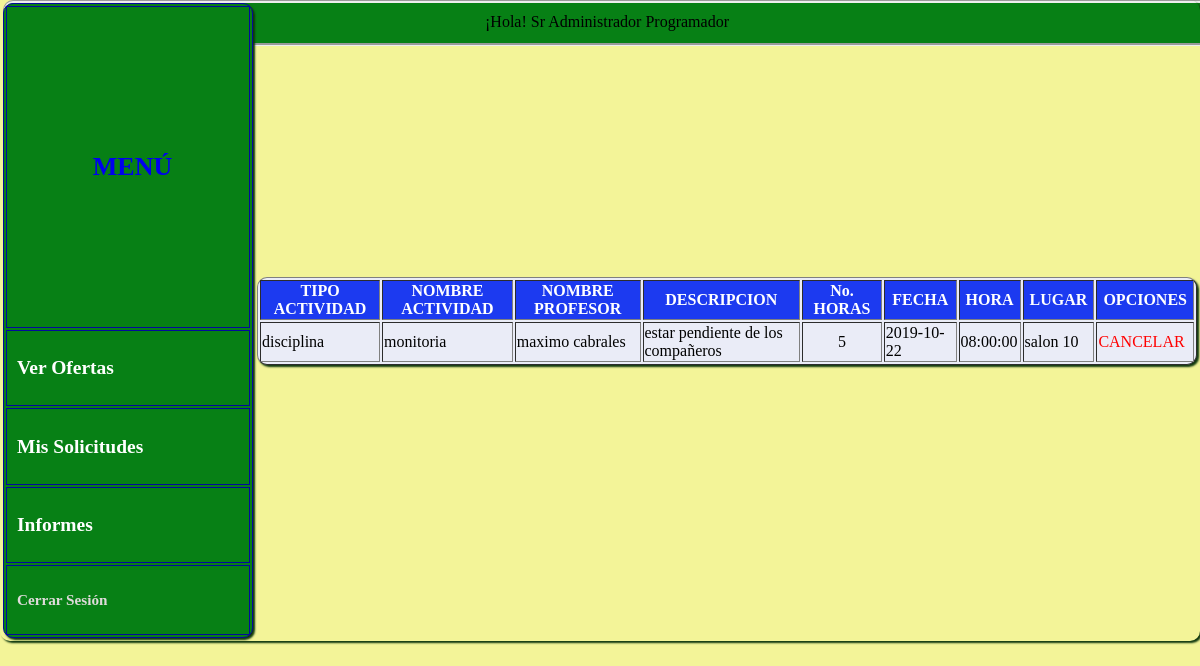
Screenshot of /alumno/solicitudes.php (signed in) with the database file from the repository.
### tables this page shows
CREATE TABLE `oferta` (
  `idActividad` int(11) NOT NULL,
  `tipoActividad` varchar(30) NOT NULL,
  `nombreActividad` varchar(100) NOT NULL,
  `descripcion` varchar(500) NOT NULL,
  `horasCant` int(11) NOT NULL,
  `fecha` date NOT NULL,
  `hora` time NOT NULL,
  `lugar` varchar(50) NOT NULL,
  `alumnosCant` int(11) NOT NULL,
  `contador` int(11) NOT NULL,
  `idProfesor` int(11) NOT NULL
);

CREATE TABLE `profesor` (
  `idProfesor` int(11) NOT NULL,
  `nombre` varchar(50) NOT NULL,
  `apellido` varchar(100) NOT NULL,
  `correo` varchar(40) NOT NULL,
  `genero` varchar(10) NOT NULL,
  `lugarNac` varchar(100) NOT NULL,
  `fechaNac` date NOT NULL,
  `telefono` varchar(15) NOT NULL,
  `direccion` varchar(100) NOT NULL,
  `licenciatura` varchar(30) NOT NULL
);

### alumno/solicitudes.php (the view, shortened to what this page needs)
<?php
    include '../conexion.php';
?>
<!DOCTYPE html>
<html lang="es">
<head>
	<link rel="stylesheet" type="text/css" href="../css/estilos.css">
</head>
<body>
<table id="main">
	<tr><td>
		<div id="superior"> ¡Hola! <?php echo $_SESSION['nombre']; ?> <?php echo $_SESSION['apellido']; ?> </div>
		<table id="lateral" bgcolor="#007EFF" width="250px" border="1px" bordercolor="#030A9D">
			<tr >
				<td height="300px">
					<a href="bienvenido.php"><center><h1>MENÚ</h1></center></a>
				</td>
			</tr>
			<tr>
				<td>
					<a href="listaOfertas.php" style="text-decoration:none"> <font color="white"> <h2>Ver Ofertas</h2> </font></a>
				</td>
			</tr>
			<tr>
				<td>
					<a href="solicitudes.php" style="text-decoration:none"> <font color="white"> <h2>Mis Solicitudes</h2> </font></a>
				</td>
			</tr>
			<tr>
				<td>
					<a href="informes.php" style="text-decoration:none"> <font color="white"> <h2>Informes</h2></font> </a>
				</td>
			</tr>
			<tr>
				<td>
					<a href="../index.php" style="text-decoration:none"> <font color="#E0DBDB"> <h3>Cerrar Sesión</h3></font> </a>
				</td>
			</tr>
		</table>
	</td>
	<td width="100%">
		<table bgcolor="#EAECF7" border="1px">
			<tr bgcolor="#D8CBF8">
				<th>TIPO ACTIVIDAD</th>
				<th>NOMBRE ACTIVIDAD</th>
				<th>NOMBRE PROFESOR</th>
				<th>DESCRIPCION</th>
				<th>No. HORAS</th>
				<th>FECHA</th>
				<th>HORA</th>
				<th>LUGAR</th>
				<th>OPCIONES</th>
			</tr>
			<?php
				$sql="SELECT * FROM detalleoferta WHERE idAlumno='$_SESSION[id]' AND realizado='0'";
				$resultado = mysqli_query($conexion, $sql);
				while($datos=mysqli_fetch_array($resultado)){
					$sql2="SELECT * FROM oferta WHERE idActividad='$datos[idActividad]'";
					$resultado2 = mysqli_query($conexion, $sql2);
					while ($datos2=mysqli_fetch_array($resultado2)) {
			?>
			<tr>
				<td>	<?php echo $datos2['tipoActividad'] ?>			</td>
				<td>	<?php echo $datos2['nombreActividad'] ?>			</td>
				<td>
					<?php
						$consultaSQL="SELECT nombre,apellido FROM oferta INNER JOIN profesor ON profesor.idProfesor = oferta.idProfesor";
						$resultadoConsulta=mysqli_query($conexion, $consultaSQL);
                        $datosConsulta=mysqli_fetch_assoc($resultadoConsulta);
                        echo $datosConsulta['nombre'],' ';
                        echo $datosConsulta['apellido'];
					?>
				</td>
				<td>	<?php echo $datos2['descripcion'] ?>				</td>
				<td>	<center><?php echo $datos2['horasCant'] ?></center>	</td>
				<td>	<?php echo $datos2['fecha'] ?>					</td>
				<td>	<?php echo $datos2['hora'] ?>					</td>
				<td>	<?php echo $datos2['lugar'] ?>					</td>
				<td>	<a href="listaOfertasCancelar.php?idActividad=<?php echo $datos['idActividad']; ?>&idDetalle=<?php echo $datos['idDetalle'];?>&contador=<?php echo $datos2['contador']?>">
							<font color="red">CANCELAR</font>
						</a>
				</td>
			</tr>
			<?php
					}
				}
			?>
		</table>
	</td>
	</tr>
</table>
</body>
</html>

### css/estilos.css (style rules this page uses)
a:link { text-decoration: none; }
a { text-decoration: none; }
body { background-color: #F3F498; }
table { border-radius: 10px; box-shadow: 2px 2px 2px 0px #0F370E; }
th { background-color: #1C3AF0; color: white; padding-left: 6px; padding-right: 6px; }
td { font-family: verdana; }
table#main { position: absolute; left: 0px; top: 0px; margin: 0px; padding: 0px; }
div#superior { text-align: center; background-color: #078015; height: 20px; padding: 10px; width: 98.5%; top: 0px; left: 3px; z-index: -1; position: absolute; font-family: verdana; border-radius: 10px; border-style: groove; }
table#lateral { position: ; top: 0px; left: 0px; background-color: #078015; border-radius: 10px; }
table#lateral td { padding-left: 10px; padding-bottom: 10px; padding-top: 10px; font-size: 13px; }

### rows the page displays
oferta: tipoActividad "disciplina", nombreActividad "monitoria", idProfesor.nombre "maximo", idProfesor.apellido "cabrales", descripcion "estar pendiente de los compañeros", horasCant "5", fecha "2019-10-22", hora "08:00:00", lugar "salon 10"

### other values shown
$_SESSION['nombre'] "Sr Administrador"
$_SESSION['apellido'] "Programador"
